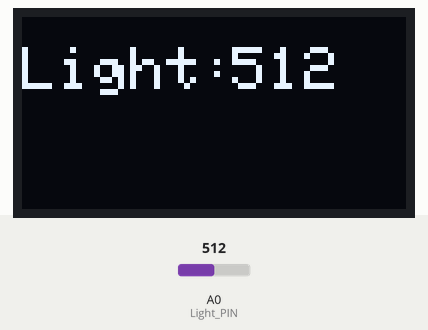
This sketch was run on a simulated Arduino Uno, built with avr-gcc and run on an emulated ATmega328P. On the bench: 128×64 one-colour display. Inputs (shaded band) come from the test bench; at power-on: A0 (Light_PIN) = 512.

Above: at 0.87 s.
1.5 s: A0 (Light_PIN) set to 716
At 2.19 s:
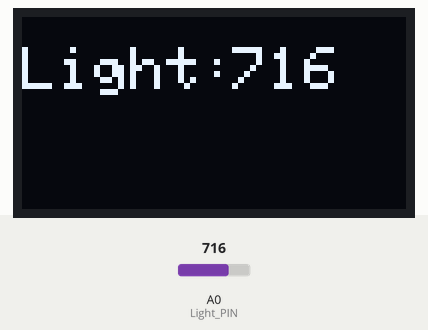
3.5 s: A0 (Light_PIN) set to 900
At 4.15 s:
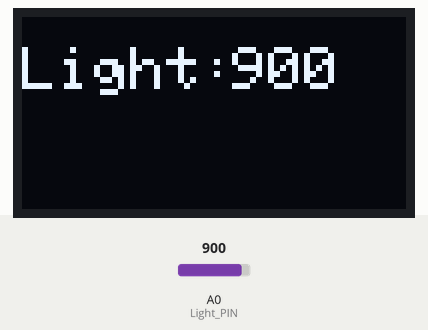
5.4 s: A0 (Light_PIN) set to 1023
At 6.12 s:
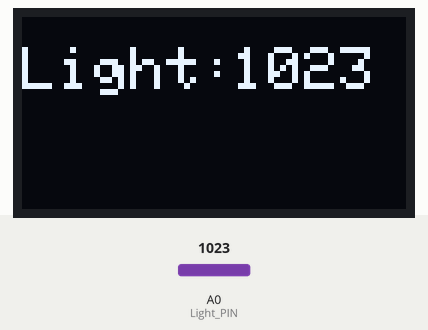
Timing chart, 0 to 8.4 s (numbered marks = the images above; inputs shaded):
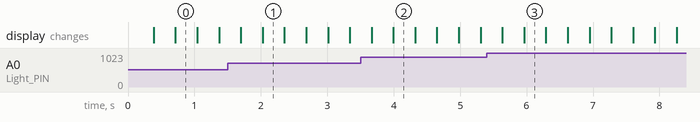

The sketch:

_20161019.ino
```cpp
#include<Wire.h>
#include<SPI.h>
#include<Adafruit_GFX.h>
#include<Adafruit_SSD1306.h>

#define OLED_MOSI 11
#define OLED_CLK 12
#define OLED_DC 9
#define OLED_CS 8
#define OLED_RESET 10
#define Light_PIN A0
int x=-40;
Adafruit_SSD1306 display(OLED_MOSI,OLED_CLK,OLED_DC,OLED_RESET,OLED_CS);
static const unsigned char PROGMEM Logo[]={
  0x00,0x00,0x00,0x00,0x00,0x00,0x00,0x00,
  0x00,0x00,0x00,0x00,0x00,0x00,0x00,0x00,
  0x00,0x00,0x00,0x00,0x00,0x00,0x00,0x00,
  0x00,0x00,0x00,0x00,0x00,0x00,0x00,0x00,
  0x00,0x00,0x00,0x0f,0x80,0x00,0x00,0x00,
  0x00,0x00,0x00,0x0f,0x80,0x78,0x00,0x00,
  0x00,0x00,0x00,0x0f,0x80,0xfc,0x00,0x00,
  0x00,0x00,0x00,0x0e,0x00,0x7c,0x00,0x00,
  0x00,0x00,0x04,0x30,0x00,0x38,0x00,0x00,
  0x00,0x00,0x08,0x70,0x00,0x00,0x00,0x00,
  0x00,0x00,0x10,0x60,0x00,0x00,0x00,0x00,
  0x00,0x00,0x30,0xe0,0x80,0x00,0x00,0x00,
  0x00,0x00,0x30,0xe3,0xc3,0x00,0x00,0x00,
  0x00,0x00,0x30,0xe3,0xc3,0x84,0x00,0x00,
  0x00,0x00,0x30,0xe3,0x83,0xc4,0x00,0x00,
  0x00,0x00,0x30,0xf0,0x03,0x8c,0x00,0x00,
  0x00,0x00,0x38,0xf8,0x00,0x1c,0x00,0x00,
  0x00,0x00,0x3c,0xff,0x38,0x3c,0x00,0x00,
  0x00,0x00,0x3e,0xff,0x83,0xfc,0x00,0x00,
  0x00,0x00,0x3f,0xff,0xcf,0xf8,0x00,0x00,
  0x00,0x00,0x1f,0xff,0xff,0xf8,0x00,0x00,
  0x00,0x00,0x1f,0xff,0xe7,0xf8,0x00,0x00,
  0x00,0x00,0x0f,0xbf,0xe3,0xf0,0x00,0x00,
  0x00,0x00,0x0f,0xdf,0xe7,0xf0,0x00,0x00,
  0x00,0x00,0x03,0xdf,0xe7,0xe0,0x00,0x00,
  0x00,0x00,0x00,0x0f,0xe7,0xc0,0x00,0x00,
  0x00,0x00,0x00,0x07,0xf3,0x00,0x00,0x00,
  0x00,0x00,0x00,0x01,0xf0,0x00,0x00,0x00,
  0x00,0x00,0x00,0x00,0x00,0x00,0x00,0x00,
  0x00,0x00,0x00,0x00,0x00,0x00,0x00,0x00,
  0x00,0x00,0x00,0x00,0x00,0x00,0x00,0x00,
  0x00,0x00,0x00,0x00,0x00,0x00,0x00,0x00,
  };
void splash()
{
  int light =analogRead(Light_PIN);
  display.clearDisplay();
  display.setTextColor(WHITE);
  display.setTextSize(2);
  display.setCursor(0,10);
  display.print("Light:");
  display.setTextSize(2);
  display.setCursor(70,10);
  display.print(light);
  display.display();
  delay(300);
  display.clearDisplay();
  display.drawBitmap(23+x,0,Logo,64,32,WHITE);
  if(x<60)x+=4;
  else x=-40;
  display.display();
  delay(300);
  display.clearDisplay();
  }
  void setup()
  {
    Serial.begin(9600);
    pinMode(Light_PIN,INPUT);
    display.begin(SSD1306_SWITCHCAPVCC,0x3D);
    //display.clearDisplay();
    display.setTextWrap(false);
   // display.display();
    }
    void loop()
    {
     splash();
      }
```
